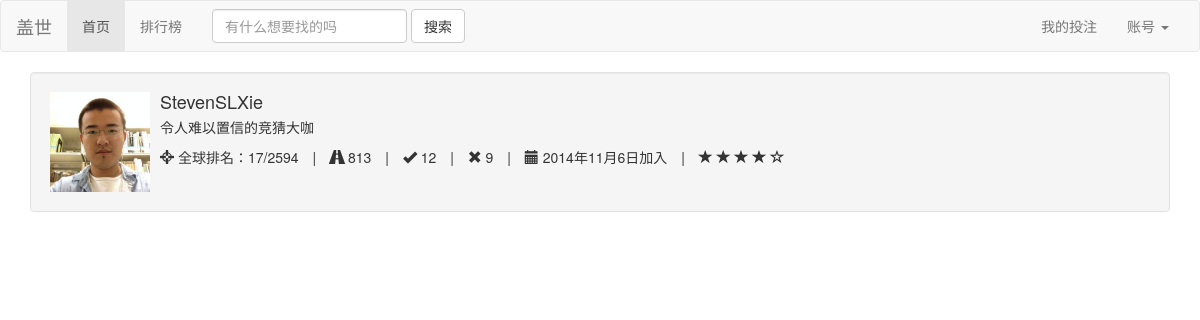
The page /leaderboard (signed in) on the database as committed earlier.
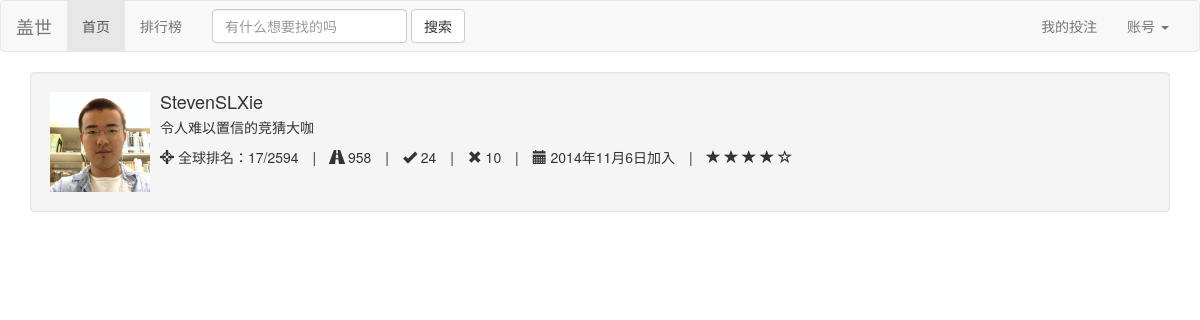
The same page on the database as committed later.
### Guess/models.py (models this page shows)
class Person(models.Model):
	user = models.OneToOneField(User)
	point = models.IntegerField(default=1000)
	expertise = models.TextField(default='N/A')
	win = models.IntegerField(default=0)
	lose = models.IntegerField(default=0)
	game = models.IntegerField(default=0)
	point_per_game = models.FloatField(default=0.0)
	class Meta:
		ordering = ('point','point_per_game',)

### Guess/views.py (the view)
# urls.py: url(r'^leaderboard', 'Guess.views.leaderboard', name='leaderboard'),
def leaderboard(request):
	if not request.user.is_authenticated():
		return redirect('/')
	persons = Person.objects.all()
	return render(request,'leaderboard.html',{'persons':persons})

### Guess/templates/leaderboard.html (shortened to what this page needs)
{% load bootstrap3 %}
<link href='static/bootstrap/css/bootstrap.min.css' rel='stylesheet'>
{% include "nav_bar.html" %}
<link rel="stylesheet" href="http://cdnjs.cloudflare.com/ajax/libs/font-awesome/4.1.0/css/font-awesome.min.css"/>
{% for person in persons %}
<div class="container">
  <div class="well">
      <div class="media">
      	<a class="pull-left" href="#">
    		<img class="media-object" src="/static/me.jpg" height="100" width="100">
  		</a>
  		<div class="media-body">
    		<h4 class="media-heading">{{ person.user.username }}</h4>
          <p>令人难以置信的竞猜大咖</p>
          <ul class="list-inline list-unstyled">
            <li><span><i class="glyphicon glyphicon-screenshot"></i> 全球排名：17/2594 </span></li>
            <li>|</li>
            <li><span><i class="glyphicon glyphicon-road"></i> {{ person.point }}</span></li>
            <li>|</li>
            <li><span><i class="glyphicon glyphicon-ok"></i> {{ person.win }}</span></li>
            <li>|</li>
            <li><span><i class="glyphicon glyphicon-remove"></i> {{ person.lose }}</span></li>
            <li>|</li>
            <li><span><i class="glyphicon glyphicon-calendar"></i> 2014年11月6日加入 </span></li>
            <li>|</li>
            <li>
               <span class="glyphicon glyphicon-star"></span>
                        <span class="glyphicon glyphicon-star"></span>
                        <span class="glyphicon glyphicon-star"></span>
                        <span class="glyphicon glyphicon-star"></span>
                        <span class="glyphicon glyphicon-star-empty"></span>
            </li>
			</ul>
       </div>
    </div>
  </div>
</div>
{% endfor %}

Rows that differ between the two databases and show on the page:
changed Person "StevenSLXie": point "813" → "958"; win "12" → "24"; lose "9" → "10"
